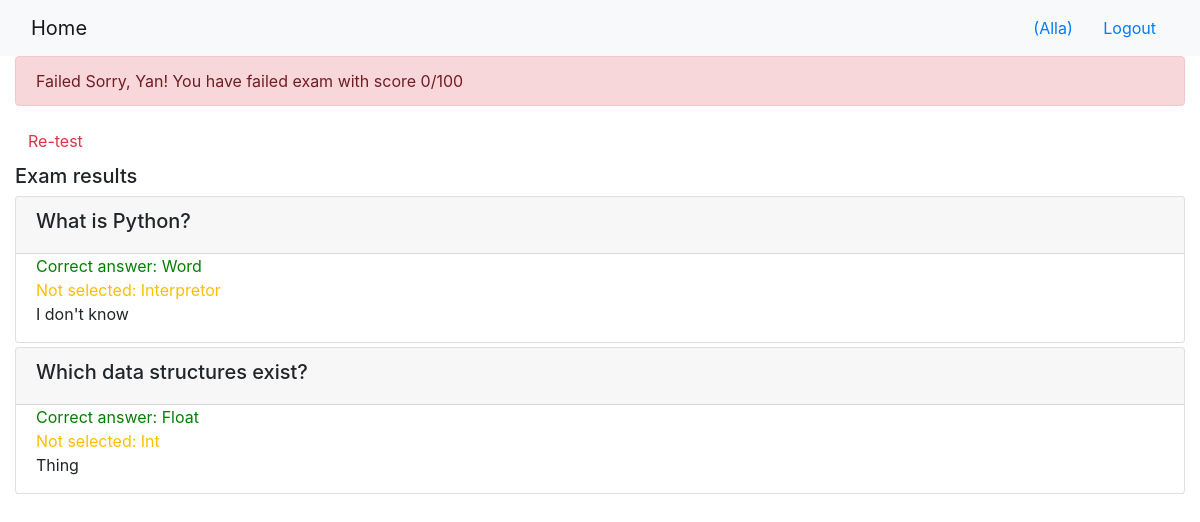
/onlinecourse/course/1/submission/1/result/ (signed in), run on the app's committed database.
### onlinecourse/models.py (models this page shows)
class Question(models.Model):
    course = models.ForeignKey(Course, on_delete=models.CASCADE)
    question_text = models.TextField()
    grade = models.FloatField()
    def is_get_score(self, selected_ids):
       all_answers = self.choice_set.filter(is_correct=True).count()
       selected_correct = self.choice_set.filter(is_correct=True, id__in=selected_ids).count()
       selected_incorrect = self.choice_set.filter(is_correct=False, id__in=selected_ids).count()
       if all_answers == selected_correct and selected_incorrect == 0:
           return True
       else:
           return False

class Choice(models.Model):
    choice_text = models.TextField()
    question_id = models.ForeignKey(Question, on_delete=models.CASCADE)
    is_correct = models.BooleanField()

### onlinecourse/views.py (the view)
# urls.py: path('course/<int:course_id>/submission/<int:submission_id>/result/', views.show_exam_result, name='show_exam_result'),
def show_exam_result(request, course_id, submission_id):
    context = {}
    course = Course.objects.get(pk=course_id)
    submission = Submission.objects.get(pk=submission_id)
    selected = submission.choices.all()
    score = 0
    selected_ids = []
    questions = course.question_set.all()
    for ch in selected:
        choicetoquestion = Choice.objects.get(pk=ch.id).question_id
        selected_ids.append(ch.id)
    for question in questions:
        if question.is_get_score(selected_ids):
            score = score + 1
    score = score/len(questions)*100
    context['control'] = questions
    context['course'] = course
    context['grade'] = int(score)
    context['selected_ids'] = selected_ids
    return render(request, 'onlinecourse/exam_result_bootstrap.html', context)

### onlinecourse/templates/onlinecourse/exam_result_bootstrap.html (shortened to what this page needs)
<!DOCTYPE html>
<html lang="en">
<head>
    {% load static %}
    <link rel="stylesheet" href="https://maxcdn.bootstrapcdn.com/bootstrap/4.5.2/css/bootstrap.min.css">
</head>
<body>
 <nav class="navbar navbar-light bg-light">
    <div class="container-fluid">
        <div class="navbar-header">
              <a class="navbar-brand" href="{% url 'onlinecourse:index' %}">Home</a>
        </div>
        <ul class="nav navbar-nav navbar-right">
            {% if user.is_authenticated %}
            <li>
                <a class="btn btn-link" href="#">{{ user.first_name }}({{ user.username }})</a>
                <a class="btn btn-link" href="{% url 'onlinecourse:logout' %}">Logout</a>
            </li>
            {% endif %}
        </ul>
    </div>
</nav>
<div class="container-fluid">
    {% if grade > 80 %}
    <div class="alert alert-success">
        Congratulations, John! You have passed the exam and completed the course with score {{ grade }}/100
    </div>
        {% else %}
        <div class="alert alert-danger">
           Failed Sorry, Yan! You have failed exam with score {{ grade }}/100
        </div>
        <a class="btn btn-link text-danger" href="{% url 'onlinecourse:course_details' course.id %}">Re-test</a>
        {% endif %}
        <div class="card-columns-vertical mt-1">
        <h5 class="">Exam results</h5>
             {% for question in course.question_set.all %}
                        <div class="card mt-1">
                            <div class="card-header"><h5>{{ question.question_text}}</h5></div>
                            <div class="form-group">
                               {% for choice in question.choice_set.all %}
                                <div class="form-check">
                                    {% if choice.id in selected_ids %}
                                        <div style="color: green"> Correct answer: {{ choice.choice_text }} </div>
                                        {% else %}
                                            {% if choice.is_correct %}
                                            <div style="color: #ffbf00"> Not selected: {{ choice.choice_text }} </div>
                                            {% else %}
                                                 <div>{{ choice.choice_text }} </div>
                                            {%  endif %}
                                    {% endif %}
                                </div>
                                   {% endfor %}
                            </div>
                        </div>
                {% endfor %}
        </div>
    </div>
</body>
</html>

### data on the page
Question: question_text "What is Python?"
Choice: choice_text "Word"
Choice: choice_text "Interpretor"
Choice: choice_text "I don't know"
Question: question_text "Which data structures exist?"
Choice: choice_text "Float"
Choice: choice_text "Int"
Choice: choice_text "Thing"

### other printed values
{{ user.username }} "Alla"
{{ grade }} "0"
